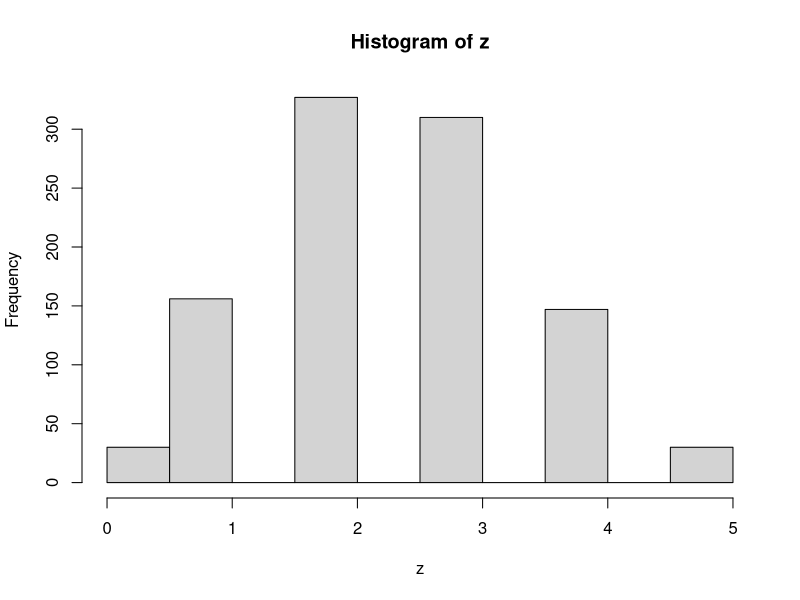

This chart was generated by the following R code:
## ---- chunk 1
knitr::opts_chunk$set(echo = TRUE)
library("dplyr")
library(stats)
## ---- chunk 2
(.9^15) + (15*.1*(.9^14)) + (15*7*(.1^2)*(.9^13))

pbinom(2, size = 15, p = .1)

## ---- chunk 3
((choose(17, 13)*choose(3,2)) + (choose(17, 14)*choose(3,1)) + (choose(17, 15)))/choose(20, 15)
## ---- chunk 4
set.seed(30)
worms <- c(0:15)
nsim = 10000
probs <- c()
count = 0
for(i in 0:15){
  for(j in 1:nsim){
    apples <- sample(0:1, size = 15, replace = T, prob = c(.9, .1))
      if(i %in% sum(apples)){
        count = count+1
      }
  }
  probs <- c(probs, count/nsim)
}
cbind(worms, probs)
## ---- chunk 5
choose(10, 2)*choose(8, 5)/(3^10)
## ---- chunk 6
(choose(4,3)*choose(4,2)*choose(44,8))/(choose(52,13))
## ---- chunk 7
(choose(4,2)*choose(4,1)*choose(44,10))/choose(52,13)
## ---- chunk 8
choose(35, 13) / choose(39, 13)
## ---- chunk 9
(choose(17,3)*choose(3,1) + choose(14,1))/choose(20,5)
## ---- chunk 10
z <- rbinom(size = 5, n = 1000, p =.5)
hist(z)
